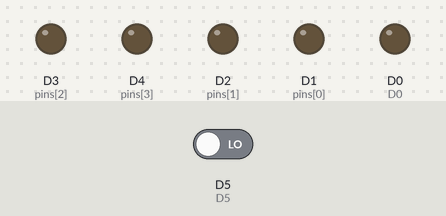
Bench run of a sketch on a simulated ESP8266 (NodeMCU). On the bench: output pins drawn as LEDs (lit = HIGH). The inputs (shaded band) are chosen by the test bench; at power-on: D5 LOW.

Above: at 1.2 s.
1.3 s: D5 driven HIGH
At 2.1 s:
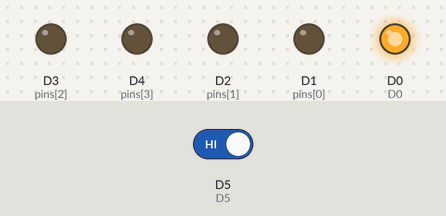
2.8 s: D5 driven LOW
At 3.3 s:
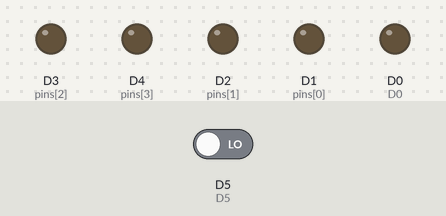
Timing chart, 0 to 5.8 s (numbered marks = the images above; inputs shaded):
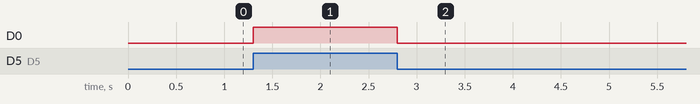

Measured:
- after the input at 1.3 s, D0: LOW → HIGH at once
- after the input at 2.8 s, D0: HIGH → LOW at once

The sketch:

sketch_oct24a.ino
```cpp
byte pins[4] = {D1,D2,D3,D4};
void setup() {
  for(int i = 0; i<4; i++){
    pinMode(pins[i], OUTPUT);
  }
  pinMode(D5, INPUT); // D5'e bağlı butonun pini giriş oldu
  pinMode(D0, OUTPUT); // D0'a bağlı ledin pinini çıkış yap
  digitalWrite(D0, LOW);
}

void loop() {
  // butona basıldı mı kontrol
  if(digitalRead(D5) == HIGH) {
    digitalWrite(D0, HIGH);
  } else {
    digitalWrite(D0, LOW);
  }
}
```
